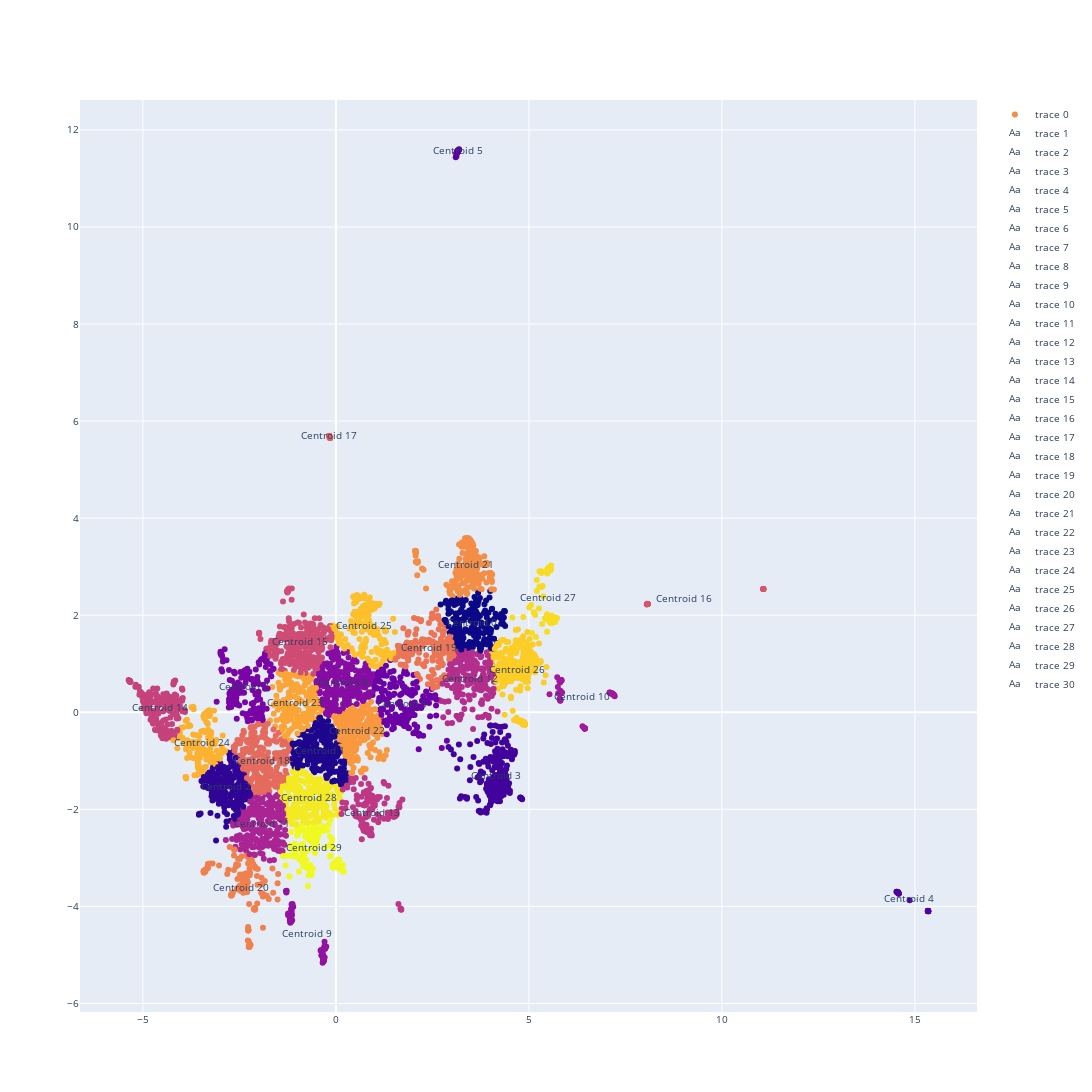

Notebook source saved alongside this figure:
### Code cell
fig.show()

### Figure 1 — Plotly figure (JSON) as saved in the notebook; plotly's stock layout.template omitted (floating-point values rounded to 4 significant figures; data arrays with more than 128 entries replaced by an {"elided": "..."} marker saying what was removed)
{"data": [{"marker": {"color": {"elided": "5448 int values"}}, "mode": "markers", "type": "scatter", "x": {"elided": "5448 float values"}, "y": {"elided": "5448 float values"}}, {"mode": "text", "text": "Centroid 0", "type": "scatter", "x": [3.528], "y": [1.827]}, {"mode": "text", "text": "Centroid 1", "type": "scatter", "x": [-0.403], "y": [-0.7995]}, {"mode": "text", "text": "Centroid 2", "type": "scatter", "x": [-2.839], "y": [-1.546]}, {"mode": "text", "text": "Centroid 3", "type": "scatter", "x": [4.154], "y": [-1.332]}, {"mode": "text", "text": "Centroid 4", "type": "scatter", "x": [14.84], "y": [-3.853]}, {"mode": "text", "text": "Centroid 5", "type": "scatter", "x": [3.155], "y": [11.55]}, {"mode": "text", "text": "Centroid 6", "type": "scatter", "x": [1.717], "y": [0.1673]}, {"mode": "text", "text": "Centroid 7", "type": "scatter", "x": [-2.37], "y": [0.5033]}, {"mode": "text", "text": "Centroid 8", "type": "scatter", "x": [0.1796], "y": [0.5865]}, {"mode": "text", "text": "Centroid 9", "type": "scatter", "x": [-0.7496], "y": [-4.59]}, {"mode": "text", "text": "Centroid 10", "type": "scatter", "x": [6.371], "y": [0.2997]}, {"mode": "text", "text": "Centroid 11", "type": "scatter", "x": [-1.918], "y": [-2.32]}, {"mode": "text", "text": "Centroid 12", "type": "scatter", "x": [3.478], "y": [0.6839]}, {"mode": "text", "text": "Centroid 13", "type": "scatter", "x": [0.9352], "y": [-2.089]}, {"mode": "text", "text": "Centroid 14", "type": "scatter", "x": [-4.561], "y": [0.07521]}, {"mode": "text", "text": "Centroid 15", "type": "scatter", "x": [-0.9291], "y": [1.435]}, {"mode": "text", "text": "Centroid 16", "type": "scatter", "x": [9.027], "y": [2.328]}, {"mode": "text", "text": "Centroid 17", "type": "scatter", "x": [-0.1675], "y": [5.678]}, {"mode": "text", "text": "Centroid 18", "type": "scatter", "x": [-1.91], "y": [-1.006]}, {"mode": "text", "text": "Centroid 19", "type": "scatter", "x": [2.415], "y": [1.304]}, {"mode": "text", "text": "Centroid 20", "type": "scatter", "x": [-2.459], "y": [-3.641]}, {"mode": "text", "text": "Centroid 21", "type": "scatter", "x": [3.363], "y": [3.029]}, {"mode": "text", "text": "Centroid 22", "type": "scatter", "x": [0.558], "y": [-0.3983]}, {"mode": "text", "text": "Centroid 23", "type": "scatter", "x": [-1.052], "y": [0.1759]}, {"mode": "text", "text": "Centroid 24", "type": "scatter", "x": [-3.481], "y": [-0.6533]}, {"mode": "text", "text": "Centroid 25", "type": "scatter", "x": [0.7392], "y": [1.76]}, {"mode": "text", "text": "Centroid 26", "type": "scatter", "x": [4.689], "y": [0.8577]}, {"mode": "text", "text": "Centroid 27", "type": "scatter", "x": [5.488], "y": [2.341]}, {"mode": "text", "text": "Centroid 28", "type": "scatter", "x": [-0.7092], "y": [-1.772]}, {"mode": "text", "text": "Centroid 29", "type": "scatter", "x": [-0.5752], "y": [-2.798]}], "layout": {"font": {"size": 10}, "height": 2000, "width": 2000, "xaxis": {"autorange": true, "range": [-6.576, 16.56], "type": "linear"}, "yaxis": {"autorange": true, "range": [-6.133, 12.57], "type": "linear"}}}
